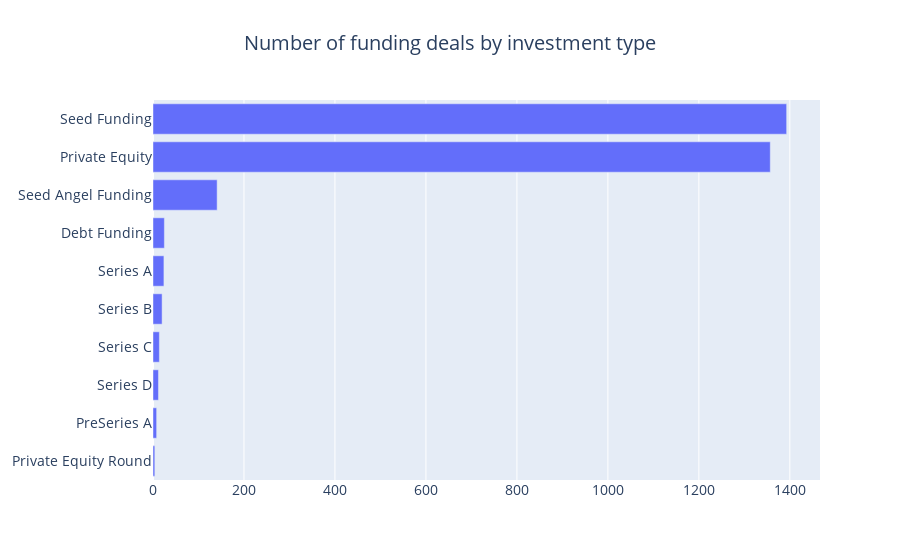

The code cell stored with this chart in its notebook:
### Markdown cell above
### Can we get an idea about the number and value of funding deals with respect to the investment type?

### Code cell
# Get the counts for investment type
inestment_type = df.InvestmentType.value_counts().sort_values(ascending=False)[:10]

# Set the bar graph
trace = go.Bar(
    y=inestment_type.index[::-1],
    x=inestment_type.values[::-1],
    orientation='h'
)

# Set the layout
layout = go.Layout(
    title=go.layout.Title(text='Number of funding deals by investment type', x=0.5),
    font=dict(size=14)
)

data = [trace]
fig = go.Figure(data=data, layout=layout)
fig.show()

### Figure 1 — Plotly figure (JSON) as saved in the notebook; plotly's stock layout.template omitted (floating-point values rounded to 4 significant figures)
{"data": [{"orientation": "h", "type": "bar", "x": [4, 8, 12, 14, 20, 24, 25, 141, 1357, 1393], "y": ["Private Equity Round", "PreSeries A", "Series D", "Series C", "Series B", "Series A", "Debt Funding", "Seed Angel Funding", "Private Equity", "Seed Funding"]}], "layout": {"font": {"size": 14}, "title": {"text": "Number of funding deals by investment type", "x": 0.5}}}
